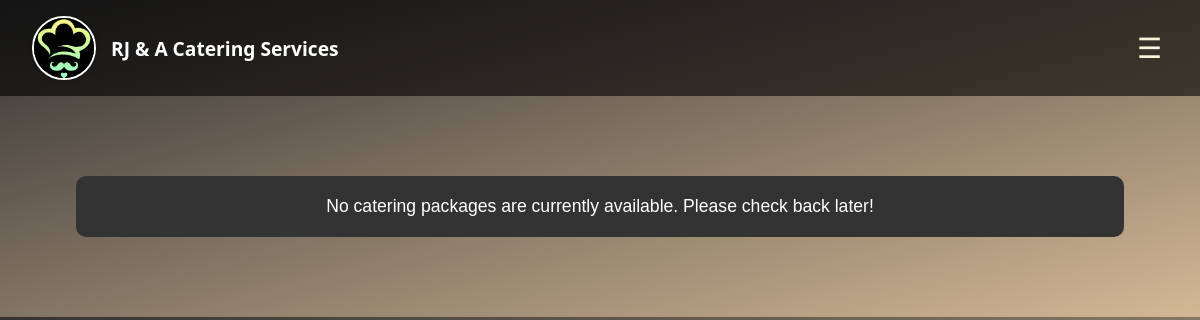
Before: /orders.php (signed in) with the older database file.
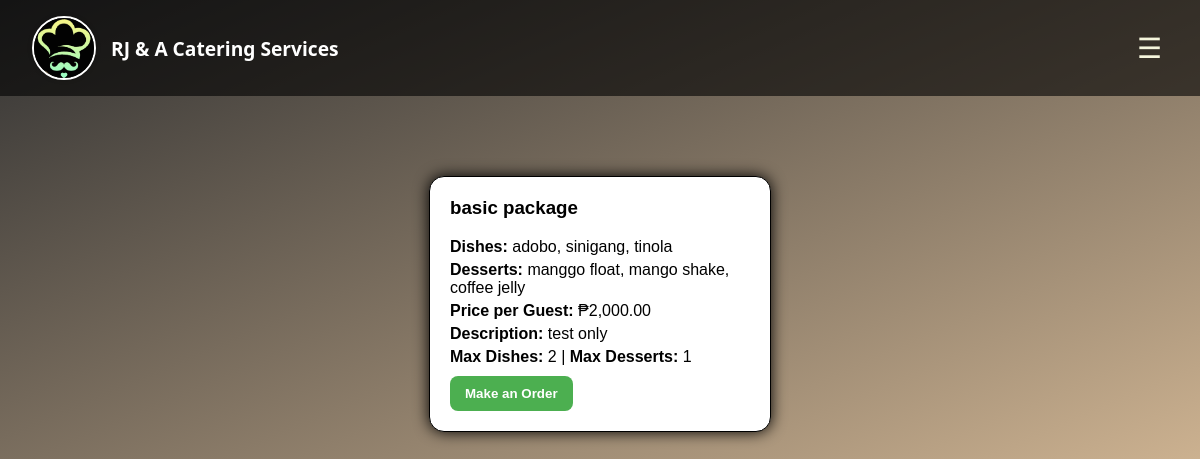
After: the same page with the newer database file.
### tables this page shows
CREATE TABLE `packages` (
  `id` int(11) NOT NULL,
  `package_name` varchar(100) NOT NULL,
  `price` decimal(10,2) NOT NULL,
  `dishes` text NOT NULL,
  `desserts` text NOT NULL,
  `status` enum('available','unavailable') DEFAULT 'available',
  `created_at` timestamp NOT NULL DEFAULT current_timestamp(),
  `max_dishes` int(11) DEFAULT 0,
  `max_desserts` int(11) DEFAULT 0,
  `description` text DEFAULT NULL
);

### orders.php (the view, shortened to what this page needs)
<?php
include('connection.php');
$raw_result = mysqli_query($conn, "SELECT * FROM packages ORDER BY created_at DESC");
$packages = [];
while ($row = mysqli_fetch_assoc($raw_result)) {
    $packages[] = $row;
}
?>
<!DOCTYPE html>
<html lang="en">
<head>
    <link rel="stylesheet" href="https://cdnjs.cloudflare.com/ajax/libs/fullcalendar/3.2.0/fullcalendar.min.css" />
</head>
<body>
    <nav>
        <div class="nav-left">
            <img src="logo.jfif" alt="Logo" class="logo-img">
            <span style="color: white; font-size: 1.2em; font-weight: bold;">RJ & A Catering Services</span>
        </div>
        <button class="menu-toggle" onclick="toggleMenu()">☰</button>
    </nav>
    <div class="container">
        <?php if (count($packages) > 0): ?>
            <?php foreach ($packages as $row): ?>
                <div class="package">
                    <h3><?= htmlspecialchars($row['package_name']) ?></h3>
                    <p><strong>Dishes:</strong> <?= nl2br(htmlspecialchars($row['dishes'])) ?></p>
                    <p><strong>Desserts:</strong> <?= nl2br(htmlspecialchars($row['desserts'])) ?></p>
                    <p><strong>Price per Guest:</strong> ₱<?= number_format($row['price'], 2) ?></p>
                    <p><strong>Description:</strong> <?= nl2br(htmlspecialchars($row['description'])) ?></p>
                    <p><strong>Max Dishes:</strong> <?= $row['max_dishes'] ?> | <strong>Max Desserts:</strong> <?= $row['max_desserts'] ?></p>
                    <button type="button" class="order-btn" onclick="openModal(<?= $row['id'] ?>)">Make an Order</button>
                </div>
            <?php endforeach; ?>
        <?php else: ?>
            <div class="no-packages">No catering packages are currently available. Please check back later!</div>
        <?php endif; ?>
    </div>
</body>
</html>

Changed rows visible on the page:
added packages: package_name "basic package", dishes "adobo, sinigang, tinola", desserts "manggo float, mango shake, coffee jelly", price "2,000.00", description "test only", max_dishes "2", max_desserts "1"
Other visible differences:
text no longer shown: "No catering packages are currently available. Please check back later!"
